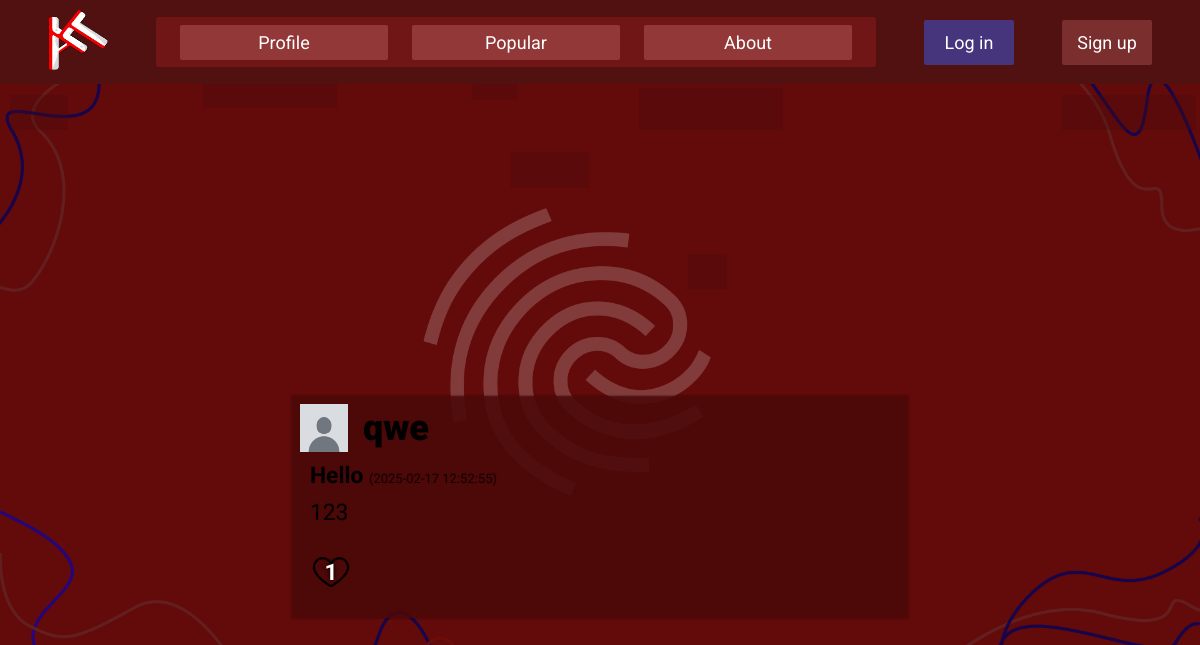
/popular, run on an earlier commit of the app's database.
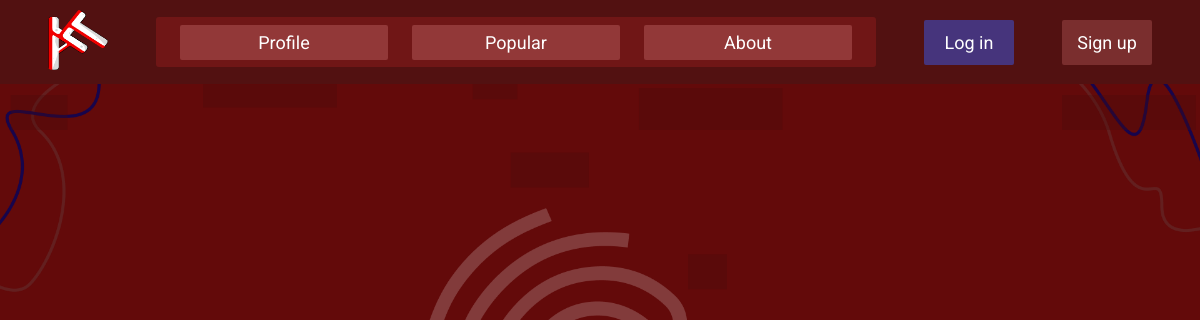
And on a later commit of the database.
### app/models.py (models this page shows, shortened)
class Post(db.Model):
    __tablename__ = 'posts'
    id: Mapped[int] = mapped_column(primary_key=True)
    title: Mapped[str] = mapped_column(nullable=False)
    content: Mapped[str] = mapped_column(nullable=False)
    created_at: Mapped[str] = mapped_column(nullable=False)
    user_id: Mapped[int] = mapped_column(ForeignKey('users.id'), nullable=False)
    user: Mapped['User'] = relationship('User', back_populates='posts')
    liked_by: Mapped[list['User']] = relationship('User', secondary=likes_table, back_populates='liked_posts')

class User(UserMixin, db.Model):
    __tablename__ = 'users'
    id: Mapped[int] = mapped_column(primary_key=True)
    username: Mapped[str] = mapped_column(unique=True, nullable=False)
    password: Mapped[str] = mapped_column(nullable=False)
    date: Mapped[str] = mapped_column(nullable=False)
    description: Mapped[Optional[str]]
    avatar: Mapped[Optional[str]]
    posts: Mapped[list['Post']] = relationship('Post', back_populates='user', cascade='all, delete-orphan')
    liked_posts: Mapped[list['Post']] = relationship('Post', secondary=likes_table, back_populates='liked_by')
    @property
    def pwd(self):
        return self.password

### app/routes.py (the view)
@posts.route('/popular')
def popular():
    return render_template('popular.html', form=PostForm(), posts=get_posts())

### app/forms.py
class PostForm(FlaskForm):
    title = StringField(' ', id='form-title', name='title', validators=[DataRequired()], render_kw={"placeholder": "Title"})
    content = TextAreaField(' ', id='form-content', name='content', validators=[DataRequired(), Length(max=350)], render_kw={"placeholder": "Your thoughts"})
    submit = SubmitField('Post', id='form-submit')

### app/routes.py (called while the page is built)
def get_posts():
    posts = Post.query.all()
    result = []
    for post in posts:
        result.append({
            "id": post.id,
            "title": post.title,
            "content": post.content,
            "created_at": post.created_at,
            "user": post.user,
            "user_id": post.user_id,
            "liked_by": post.liked_by,
            "likes": len(post.liked_by)
        })
    return result

### app/templates/popular.html (shortened to what this page needs)
<!DOCTYPE html>
<html lang="en">
<head>
    <link rel="stylesheet" href="{{ url_for('static', filename='styles/popular.css') }}">
</head>
<body>
    {% include "header.html" %}
    <div id="posts">
        <ul>
            {% for post in posts %}
                <li>
                    <div class="post">
                        <div class="post-user">
                            <img class="post-avatar" src="{{ url_for('static', filename=(post.user.avatar or 'styles/images/user-profile-pic.jpg')) }}" alt="avatar">
                            <p>{{ post.user.username }}</p>
                        </div>
                        <div class="post-text">
                            <h1 class="post-title" style="display: inline;">{{ post.title }}</h1>
                            <p class="post-date" style="display: inline;">({{ post.created_at }})</p>
                            <textarea name="{{ post.id }}" readonly class="post-content">{{ post.content }}</textarea>
                            {% if current_user.id in post.liked_by | map(attribute='id') | list %}
                                <button class="addlike" id="{{ post.id }}" name="{{ current_user.id }}" onclick="deleteLike(this)">
                                    <img id="heart" src="{{ url_for('static', filename='styles/images/heart.png') }}" alt="Likes">
                                    <span>{{ post.likes }}</span>
                                </button>
                            {% else %}
                                <button class="addlike" id="{{ post.id }}" name="{{ current_user.id }}" onclick="addLike(this)">
                                    <img id="heart" src="{{ url_for('static', filename='styles/images/heart_gray.png') }}" alt="Likes">
                                    <span>{{ post.likes }}</span>
                                </button>
                            {% endif %}
                        </div>
                    </div>
                </li>
            {% endfor %}
        </ul>
    </div>
</body>
</html>

### app/templates/header.html
<head>
    <link rel="stylesheet" href="{{ url_for('static', filename='styles/header.css') }}">
</head>
<header>
    <div id="header">
        <a href="{{ url_for('main.index') }}">
            <img id="logo" src="{{ url_for('static', filename='styles/images/arteria-logo.png') }}" alt="logo">
        </a>
        <div id="pages">
            {% if current_user.is_authenticated %}
                <a href="{{ url_for('profile.user')}}">
                    Profile
                </a>
            {% else %}
                <a href="{{ url_for('auth.register')}}">
                    Profile
                </a>
            {% endif %}
            <a href="{{ url_for('posts.popular')}}">
                Popular
            </a>
            <a href="{{ url_for('main.about')}}">
                About
            </a>
        </div>
        {% if current_user.is_authenticated %}
            <button name="{{ current_user.id }}" onclick="logout()">Logout</button>
            <script>
                async function logout() {
                    try {
                        const response = await fetch("/logout", {
                            method: "POST",
                        });
                        if (response.ok) {
                            window.location.href = "/";
                        } else {
                            console.error("Logout failed");
                        }
                    } catch (error) {
                        console.error("Error during logout:", error);
                    }
                }
            </script>
        {% else %}
            <button onclick="window.location.href = `{{ url_for('auth.login') }}`">Log in</button>
            <button onclick="window.location.href = `{{ url_for('auth.register') }}`">Sign up</button>
        {% endif %}
    </div>
</header>

### app/static/styles/popular.css (style rules this page uses)
* { margin: 0; padding: 0; }
body { background-image: url('/static/styles/images/main-background.png'); background-size: 100%; background-repeat: no-repeat; background-attachment: fixed; background-color: #630a0a; }

### app/static/styles/header.css (style rules this page uses)
* { font-family: "Roboto"; margin: 0; padding: 0; }

What changed in the data, as far as the page shows it:
removed Post: user.username "qwe", title "Hello", created_at "2025-02-17 12:52:55", content "123", likes "1"
